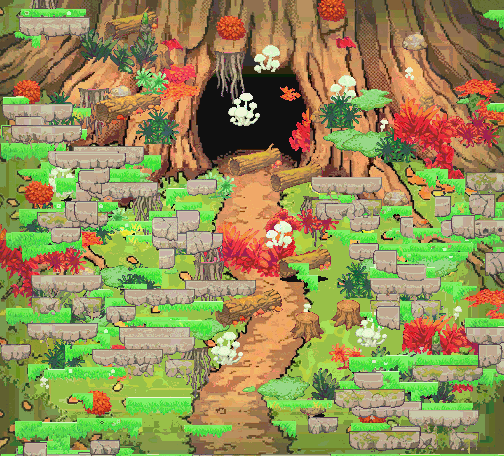

Rendered tile map (Tiled .tmx) drawn with the repository's tilesets; below, a short description and the full map source, tile grids included:
An orthogonal 21x19 tile map with 24x24 px tiles, 1 tile layer (entree_arbre).

<map version="1.10" tiledversion="1.10.2" orientation="orthogonal" renderorder="right-down" width="21" height="19" tilewidth="24" tileheight="24" infinite="0" nextlayerid="2" nextobjectid="1">
 <properties>
  <property name="zone" value="entree_arbre" />
  <property name="frames" type="int" value="24" />
  <property name="frame_ms" type="int" value="110" />
  <property name="tuiles_animees" type="int" value="373" />
 </properties>
 <tileset firstgid="1" source="entree_arbre_tuiles.tsx" />
 <layer id="1" name="entree_arbre" width="21" height="19">
  <data encoding="csv">
1352,1353,1354,1355,1356,1357,1358,23,1359,1360,1361,1362,1363,1364,1365,1366,1367,1368,1369,1370,1371,
1372,1373,1374,1375,1376,1377,1378,1379,1380,1381,1382,131,1383,1384,1385,1386,1387,1388,1389,1390,1391,
1392,1393,1394,1395,1396,1397,1398,1399,1400,1401,1402,1403,1404,1405,1406,1407,1408,1409,1410,1411,1412,
1413,1414,1415,1416,1417,1418,1419,1420,1421,1422,1423,1424,1425,1426,1427,1428,1429,1430,1431,1432,1433,
1434,1435,1436,1437,1438,1439,1440,1441,1442,1443,350,351,1444,1445,1446,1447,1448,1449,1450,1451,1452,
1453,1454,1455,1456,1457,1458,1459,1460,1461,425,426,427,1462,1463,1464,1465,1466,1467,1468,1469,1470,
1471,1472,1473,1474,1475,1476,1477,1478,1479,1480,1481,1482,1483,1484,1485,1486,1487,1488,1489,1490,1491,
1492,1493,1494,1495,1496,1497,1498,1499,1500,1501,1502,1503,1504,1505,1506,1507,1508,1509,1510,1511,1512,
1513,1514,1515,1516,1517,1518,1519,638,1520,1521,643,1522,1523,1524,1525,1526,1527,1528,1529,1530,1531,
1532,1533,1534,1535,1536,1537,1538,1539,1540,707,1541,1542,1543,1544,1545,1546,1547,1548,1549,1550,1551,
1552,1553,1554,1555,1556,1557,1558,1559,1560,1561,1562,1563,1564,1565,1566,1567,803,804,805,1568,1569,
1570,1571,1572,1573,1574,1575,1576,1577,1578,1579,1580,1581,1582,1583,1584,1585,1586,1587,1588,1589,1590,
1591,1592,1593,1594,1595,1596,1597,1598,1599,1600,1601,1602,1603,1604,1605,1606,1607,1608,1609,1610,1611,
1612,1613,1614,1615,1616,1617,1618,1619,1620,1621,1622,1623,1624,1625,1626,1627,1628,1629,1630,1631,1632,
1633,1634,1635,1636,1637,1638,1639,1640,1641,1642,1092,1093,1643,1644,1645,1646,1647,1648,1649,1650,1651,
1652,1653,1654,1655,1656,1657,1658,1659,1660,1661,1168,1169,1662,1663,1664,1665,1666,1667,1668,1669,1670,
1671,1672,1673,1674,1675,1676,1236,1677,1678,1241,1242,1679,1680,1681,1682,1683,1684,1685,1686,1687,1688,
1689,1690,1691,1692,1693,1694,1286,1695,1696,1291,1292,1697,1698,1699,1700,1701,1702,1703,1704,1705,1706,
1707,1708,1317,1709,1710,1711,1324,1712,1713,1714,1331,1715,1716,1717,1718,1719,1720,1721,1722,1723,1724
</data>
 </layer>
</map>
